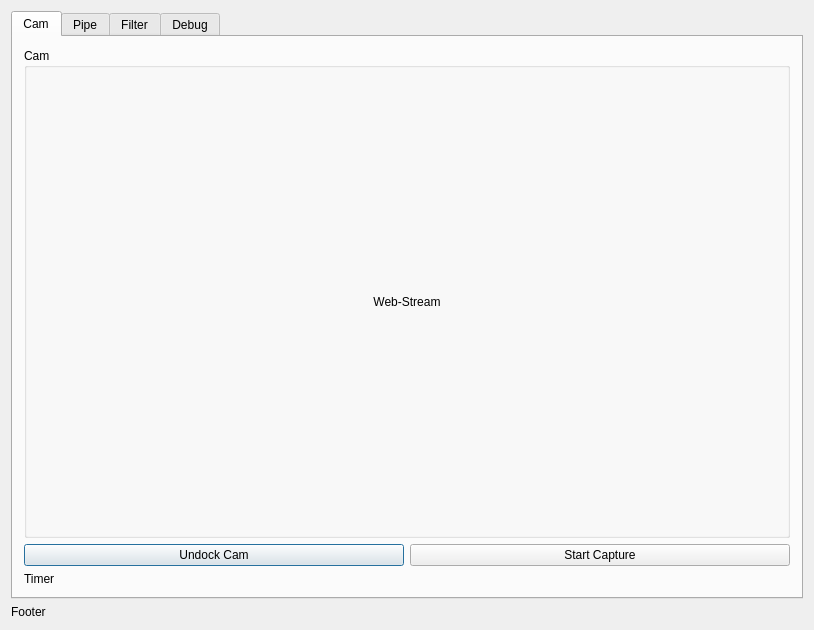
<?xml version="1.0" encoding="UTF-8"?>
<ui version="4.0">
 <class>WebcamImageDataPipeClass</class>
 <widget class="QDialog" name="WebcamImageDataPipeClass">
  <property name="geometry">
   <rect>
    <x>0</x>
    <y>0</y>
    <width>814</width>
    <height>630</height>
   </rect>
  </property>
  <property name="windowTitle">
   <string>WebcamImageDataPipe</string>
  </property>
  <layout class="QGridLayout" name="gridLayout_2">
   <item row="1" column="0">
    <widget class="QLabel" name="labelFooter">
     <property name="text">
      <string>Footer</string>
     </property>
    </widget>
   </item>
   <item row="0" column="0">
    <layout class="QVBoxLayout" name="verticalLayout">
     <item>
      <widget class="QTabWidget" name="tabWidget">
       <property name="currentIndex">
        <number>0</number>
       </property>
       <widget class="QWidget" name="tabCam">
        <attribute name="title">
         <string>Cam</string>
        </attribute>
        <layout class="QVBoxLayout" name="verticalLayout_2">
         <item>
          <layout class="QVBoxLayout" name="verticalLayout_7">
           <item>
            <widget class="QGroupBox" name="groupBox">
             <property name="title">
              <string>Cam</string>
             </property>
             <layout class="QGridLayout" name="gridLayout">
              <property name="sizeConstraint">
               <enum>QLayout::SetDefaultConstraint</enum>
              </property>
              <item row="0" column="0">
               <widget class="QLabel" name="labelWebcam">
                <property name="minimumSize">
                 <size>
                  <width>200</width>
                  <height>150</height>
                 </size>
                </property>
                <property name="maximumSize">
                 <size>
                  <width>1200</width>
                  <height>1000</height>
                 </size>
                </property>
                <property name="text">
                 <string>Web-Stream</string>
                </property>
                <property name="alignment">
                 <set>Qt::AlignCenter</set>
                </property>
               </widget>
              </item>
             </layout>
            </widget>
           </item>
           <item>
            <layout class="QHBoxLayout" name="horizontalLayout_3">
             <property name="sizeConstraint">
              <enum>QLayout::SetDefaultConstraint</enum>
             </property>
             <item>
              <widget class="QPushButton" name="pushButtonCamDocker">
               <property name="text">
                <string>Undock Cam</string>
               </property>
              </widget>
             </item>
             <item>
              <widget class="QPushButton" name="pushStartStopCap">
               <property name="text">
                <string>Start Capture</string>
               </property>
              </widget>
             </item>
            </layout>
           </item>
           <item>
            <layout class="QHBoxLayout" name="horizontalLayout_7">
             <item>
              <widget class="QLabel" name="labelTimer">
               <property name="sizePolicy">
                <sizepolicy hsizetype="Preferred" vsizetype="Maximum">
                 <horstretch>0</horstretch>
                 <verstretch>0</verstretch>
                </sizepolicy>
               </property>
               <property name="text">
                <string>Timer</string>
               </property>
              </widget>
             </item>
            </layout>
           </item>
          </layout>
         </item>
        </layout>
       </widget>
       <widget class="QWidget" name="tabPipe">
        <attribute name="title">
         <string>Pipe</string>
        </attribute>
        <layout class="QVBoxLayout" name="verticalLayout_4">
         <item>
          <widget class="QGroupBox" name="groupBox_3">
           <property name="title">
            <string>Cam Input</string>
           </property>
           <layout class="QVBoxLayout" name="verticalLayout_5">
            <item>
             <layout class="QVBoxLayout" name="verticalLayout_3">
              <property name="topMargin">
               <number>0</number>
              </property>
              <item>
               <layout class="QVBoxLayout" name="verticalLayout_6">
                <property name="topMargin">
                 <number>0</number>
                </property>
                <item>
                 <widget class="QComboBox" name="comboBoxWebcamSelection"/>
                </item>
               </layout>
              </item>
              <item>
               <layout class="QHBoxLayout" name="horizontalLayout_9">
                <property name="topMargin">
                 <number>0</number>
                </property>
                <item>
                 <widget class="QComboBox" name="comboBoxResolution"/>
                </item>
                <item>
                 <widget class="QComboBox" name="comboBoxColor"/>
                </item>
               </layout>
              </item>
              <item>
               <layout class="QHBoxLayout" name="horizontalLayout_2">
                <item>
                 <widget class="QPushButton" name="pushButtonRefreshWebcam">
                  <property name="text">
                   <string>Refresh</string>
                  </property>
                 </widget>
                </item>
                <item>
                 <widget class="QPushButton" name="pushButtonReconnectWebcam">
                  <property name="text">
                   <string>Reconnect</string>
                  </property>
                 </widget>
                </item>
               </layout>
              </item>
              <item>
               <widget class="QLabel" name="labelResolution">
                <property name="text">
                 <string>CAM Resolution</string>
                </property>
               </widget>
              </item>
              <item>
               <layout class="QFormLayout" name="formLayout">
                <property name="topMargin">
                 <number>10</number>
                </property>
                <item row="1" column="0">
                 <widget class="QLabel" name="label_6">
                  <property name="text">
                   <string>Brightness</string>
                  </property>
                 </widget>
                </item>
                <item row="1" column="1">
                 <widget class="QSlider" name="horizontalSliderBrightness">
                  <property name="maximum">
                   <number>99</number>
                  </property>
                  <property name="orientation">
                   <enum>Qt::Horizontal</enum>
                  </property>
                 </widget>
                </item>
                <item row="2" column="0">
                 <widget class="QLabel" name="label_2">
                  <property name="text">
                   <string>Contrast</string>
                  </property>
                 </widget>
                </item>
                <item row="2" column="1">
                 <widget class="QSlider" name="horizontalSliderContrast">
                  <property name="maximum">
                   <number>99</number>
                  </property>
                  <property name="orientation">
                   <enum>Qt::Horizontal</enum>
                  </property>
                 </widget>
                </item>
                <item row="3" column="0">
                 <widget class="QLabel" name="label_8">
                  <property name="text">
                   <string>Saturation</string>
                  </property>
                 </widget>
                </item>
                <item row="3" column="1">
                 <widget class="QSlider" name="horizontalSliderSaturation">
                  <property name="maximum">
                   <number>99</number>
                  </property>
                  <property name="orientation">
                   <enum>Qt::Horizontal</enum>
                  </property>
                 </widget>
                </item>
                <item row="4" column="0">
                 <widget class="QLabel" name="label_4">
                  <property name="text">
                   <string>Gain</string>
                  </property>
                 </widget>
                </item>
                <item row="4" column="1">
                 <widget class="QSlider" name="horizontalSliderGain">
                  <property name="minimum">
                   <number>0</number>
                  </property>
                  <property name="maximum">
                   <number>99</number>
                  </property>
                  <property name="orientation">
                   <enum>Qt::Horizontal</enum>
                  </property>
                 </widget>
                </item>
                <item row="5" column="0">
                 <widget class="QLabel" name="label_5">
                  <property name="text">
                   <string>Exposure</string>
                  </property>
                 </widget>
                </item>
                <item row="5" column="1">
                 <widget class="QSlider" name="horizontalSliderExposure">
                  <property name="minimum">
                   <number>0</number>
                  </property>
                  <property name="maximum">
                   <number>99</number>
                  </property>
                  <property name="orientation">
                   <enum>Qt::Horizontal</enum>
                  </property>
                 </widget>
                </item>
               </layout>
              </item>
             </layout>
            </item>
           </layout>
          </widget>
         </item>
         <item>
          <widget class="QGroupBox" name="groupBox_2">
           <property name="title">
            <string>Image Output</string>
           </property>
           <layout class="QGridLayout" name="gridLayout_4">
            <item row="0" column="0">
             <layout class="QGridLayout" name="gridLayout_3">
              <item row="1" column="1">
               <widget class="QLineEdit" name="lineEditTimerTactMs"/>
              </item>
              <item row="1" column="0">
               <widget class="QLabel" name="label">
                <property name="text">
                 <string>Timer [ms]</string>
                </property>
               </widget>
              </item>
              <item row="0" column="0">
               <widget class="QLabel" name="label_7">
                <property name="text">
                 <string>Destination Path</string>
                </property>
               </widget>
              </item>
              <item row="0" column="1">
               <layout class="QHBoxLayout" name="horizontalLayout">
                <item>
                 <widget class="QLineEdit" name="lineEditImageDir">
                  <property name="readOnly">
                   <bool>true</bool>
                  </property>
                 </widget>
                </item>
                <item>
                 <widget class="QPushButton" name="pushImageDirectory">
                  <property name="text">
                   <string>Select Path</string>
                  </property>
                 </widget>
                </item>
               </layout>
              </item>
             </layout>
            </item>
            <item row="1" column="0">
             <spacer name="verticalSpacer">
              <property name="orientation">
               <enum>Qt::Vertical</enum>
              </property>
              <property name="sizeHint" stdset="0">
               <size>
                <width>20</width>
                <height>40</height>
               </size>
              </property>
             </spacer>
            </item>
           </layout>
          </widget>
         </item>
        </layout>
       </widget>
       <widget class="QWidget" name="tabFilter">
        <attribute name="title">
         <string>Filter</string>
        </attribute>
        <layout class="QVBoxLayout" name="verticalLayout_9">
         <item>
          <layout class="QVBoxLayout" name="verticalLayout_8">
           <item>
            <widget class="QListWidget" name="listWidgetFilter">
             <property name="alternatingRowColors">
              <bool>true</bool>
             </property>
            </widget>
           </item>
           <item>
            <layout class="QHBoxLayout" name="horizontalLayout_4">
             <item>
              <widget class="QPushButton" name="pushButtonFilterEdit">
               <property name="text">
                <string>Edit</string>
               </property>
              </widget>
             </item>
             <item>
              <widget class="QPushButton" name="pushButtonFilterRemove">
               <property name="text">
                <string>Remove</string>
               </property>
              </widget>
             </item>
             <item>
              <widget class="QPushButton" name="pushButtonFilterDown">
               <property name="text">
                <string>Move Down</string>
               </property>
              </widget>
             </item>
             <item>
              <widget class="QPushButton" name="pushButtonFilterUp">
               <property name="text">
                <string>Move Up</string>
               </property>
              </widget>
             </item>
            </layout>
           </item>
           <item>
            <layout class="QHBoxLayout" name="horizontalLayout_6">
             <property name="topMargin">
              <number>0</number>
             </property>
             <item>
              <widget class="QComboBox" name="comboBoxFilter"/>
             </item>
             <item>
              <widget class="QPushButton" name="pushButtonFilterCreate">
               <property name="text">
                <string>Create Filter</string>
               </property>
              </widget>
             </item>
             <item>
              <widget class="QPushButton" name="pushButtonFilterClear">
               <property name="text">
                <string>Remove All</string>
               </property>
              </widget>
             </item>
            </layout>
           </item>
           <item>
            <layout class="QHBoxLayout" name="horizontalLayout_5">
             <property name="topMargin">
              <number>0</number>
             </property>
             <item>
              <widget class="QLineEdit" name="lineEditFilterSaveAs">
               <property name="readOnly">
                <bool>true</bool>
               </property>
              </widget>
             </item>
             <item>
              <widget class="QPushButton" name="pushButtonFilterSetPath">
               <property name="text">
                <string>Set Path</string>
               </property>
              </widget>
             </item>
             <item>
              <widget class="QPushButton" name="pushButtonFilterLoad">
               <property name="text">
                <string>Load</string>
               </property>
              </widget>
             </item>
             <item>
              <widget class="QPushButton" name="pushButtonFilterSave">
               <property name="text">
                <string>Save</string>
               </property>
              </widget>
             </item>
            </layout>
           </item>
          </layout>
         </item>
        </layout>
       </widget>
       <widget class="QWidget" name="tabDebug">
        <attribute name="title">
         <string>Debug</string>
        </attribute>
        <layout class="QVBoxLayout" name="verticalLayout_10">
         <item>
          <layout class="QVBoxLayout" name="verticalLayout_11">
           <property name="topMargin">
            <number>0</number>
           </property>
           <item>
            <widget class="QListWidget" name="listWidgetDebug">
             <property name="alternatingRowColors">
              <bool>true</bool>
             </property>
            </widget>
           </item>
           <item>
            <layout class="QHBoxLayout" name="horizontalLayout_8">
             <property name="topMargin">
              <number>0</number>
             </property>
             <item>
              <spacer name="horizontalSpacer">
               <property name="orientation">
                <enum>Qt::Horizontal</enum>
               </property>
               <property name="sizeHint" stdset="0">
                <size>
                 <width>40</width>
                 <height>20</height>
                </size>
               </property>
              </spacer>
             </item>
             <item>
              <widget class="QPushButton" name="pushButtonClearDebug">
               <property name="text">
                <string>Clear</string>
               </property>
              </widget>
             </item>
            </layout>
           </item>
          </layout>
         </item>
        </layout>
       </widget>
      </widget>
     </item>
    </layout>
   </item>
  </layout>
 </widget>
 <layoutdefault spacing="6" margin="11"/>
 <resources>
  <include location="WebcamImageDataPipe.qrc"/>
 </resources>
 <connections/>
</ui>
